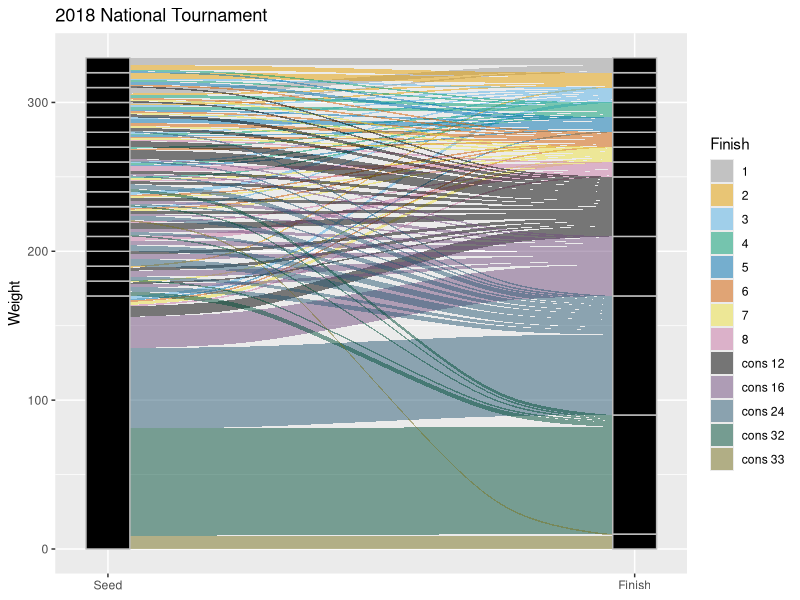
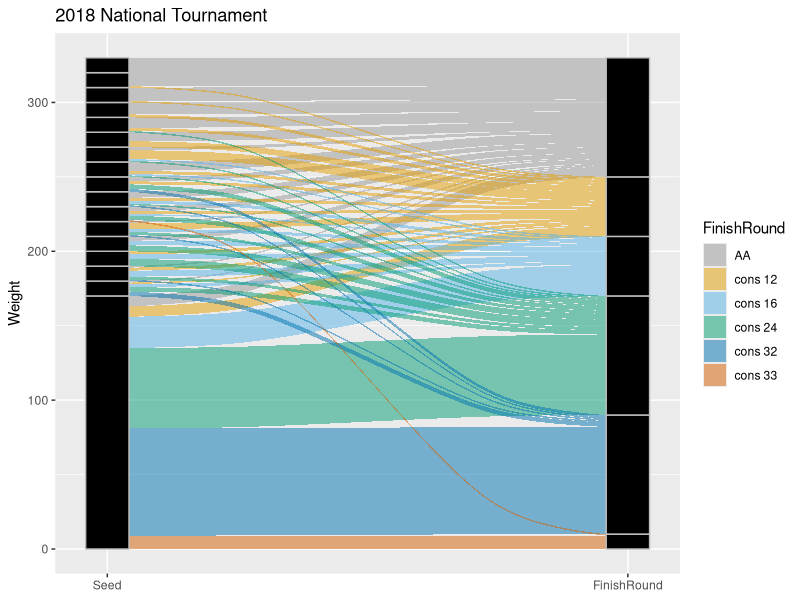
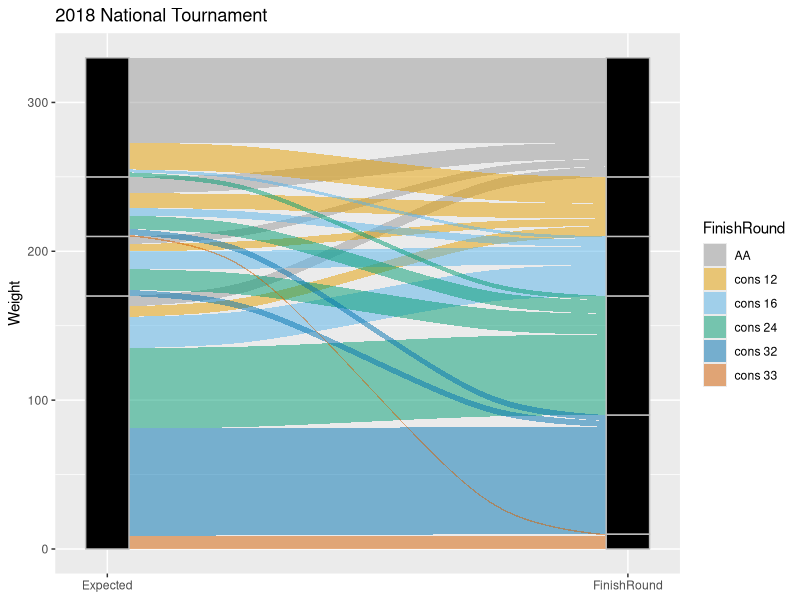
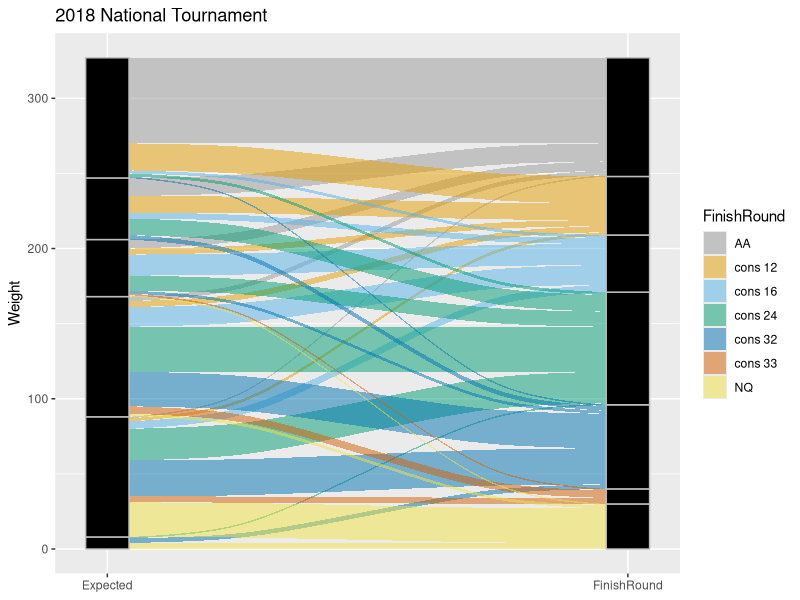
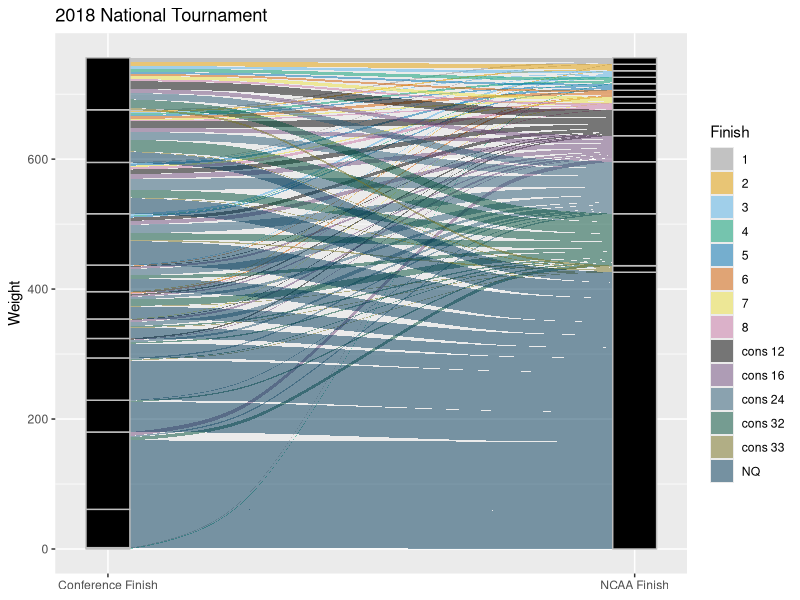
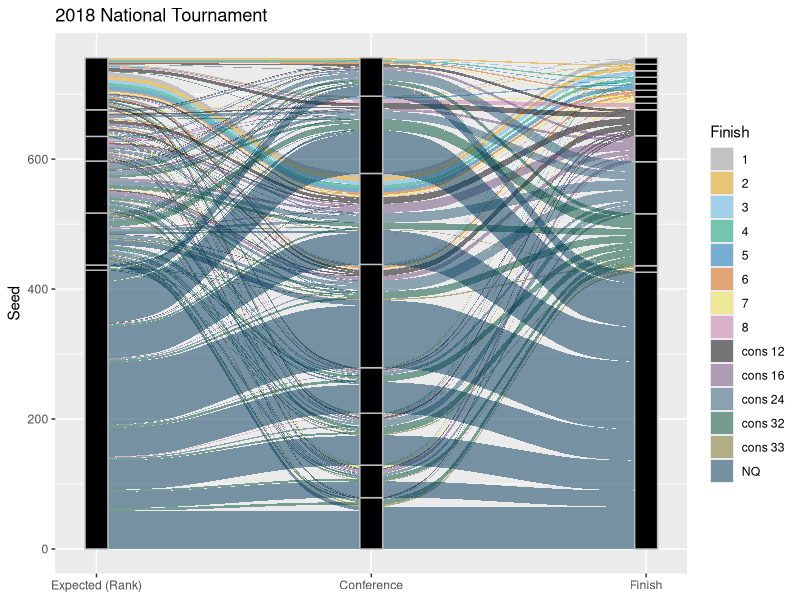
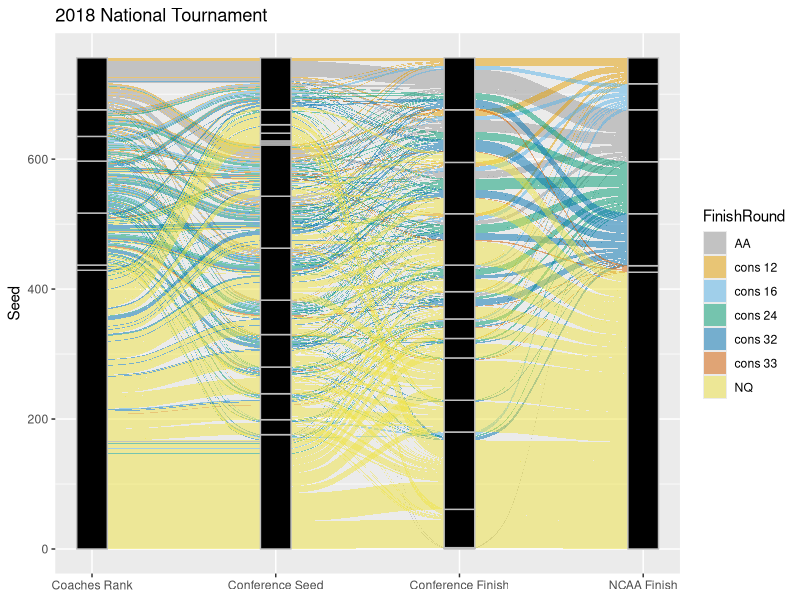

Source code (R) for these figures, in order:
## ---- chunk 1
knitr::opts_chunk$set(echo = TRUE)
cbPalette <- c("#999999", "#E69F00", "#56B4E9", "#009E73", "#0072B2", "#D55E00", "#F0E442","#CC79A7","#000000","#734f80", "#2b5a74", "#004f39", "#787221", "#003959", "#6aaf00", "#663cd3")
library(ggalluvial)
library(ggplot2)
## ---- chunk 2
rankings.dat <-read.csv("./ncaa2018.csv",header=TRUE)
summary(rankings.dat$Finish)
## ---- chunk 3
table(rankings.dat$Finish,rankings.dat$Seed)
## ---- chunk 4
seeds.dat <- rankings.dat[rankings.dat$Seed!="NQ",]
seeds.dat$Seed <- as.numeric(as.character(seeds.dat$Seed))
seeds.dat$Seed[is.na(seeds.dat$Seed)] <- 17
## ---- chunk 5
alluv.dat <- aggregate(Weight ~ Finish + Seed, data=seeds.dat, FUN = "length")
## ---- chunk 6
ggplot(as.data.frame(alluv.dat),
       aes(y = Weight, axis1 = Seed, axis2 = Finish)) +
  geom_alluvium(aes(fill = Finish), width = 1/12) +
  geom_stratum(width = 1/12, fill = "black", color = "grey") +
  geom_label(stat = "stratum", label.strata = TRUE) +
  scale_x_discrete(limits = c("Seed", "Finish"), expand = c(.05, .05)) +
  scale_fill_manual(values=c(cbPalette,cbPalette,cbPalette)) +    
  ggtitle("2018 National Tournament")
## ---- chunk 7
seeds.dat$Finish <- as.character(seeds.dat$Finish)
seeds.dat$FinishRound <- seeds.dat$Finish
seeds.dat$FinishRound[seeds.dat$Finish %in% as.character(1:8)] <- 'AA'
alluv.dat <- aggregate(Weight ~ FinishRound + Seed, data=seeds.dat, FUN = "length")
## ---- chunk 8
ggplot(as.data.frame(alluv.dat),
       aes(y = Weight, axis1 = Seed, axis2 = FinishRound)) +
  geom_alluvium(aes(fill = FinishRound), width = 1/12) +
  geom_stratum(width = 1/12, fill = "black", color = "grey") +
  geom_label(stat = "stratum", label.strata = TRUE) +
  scale_x_discrete(limits = c("Seed", "FinishRound"), expand = c(.05, .05)) +
  scale_fill_manual(values=c(cbPalette,cbPalette,cbPalette)) +
  ggtitle("2018 National Tournament")
## ---- chunk 9
expected.round <- function(value,max.qual=33) {
    if(!is.numeric(value)) {
      value <- as.character(value)
      if(value=='NR' || value == 'NS' || value == 'NQ') {
        return('E[NQ]')
      } else {
        value <- as.numeric(value)
      }
    }
    if(is.na(value)) {
      return('E[NQ]')
    } else if(value > max.qual) {
      return('E[NQ]')
    } else if(value == 33) {
      return('E[cons 33]')
    } else if(value > 24) {
      return('E[cons 32]')
    } else if(value > 16) {
      return('E[cons 24]')
    } else if(value > 12) {
      return('E[cons 16]')
    } else if(value>8) {
      return('E[cons 12]')
    } else {
      return('E[AA]')
      #return(value)
    }
}
## ---- chunk 10
seeds.dat$Expected <- mapply(expected.round,seeds.dat[,'Seed'])
## ---- chunk 11
alluv.dat <- aggregate(Weight ~ FinishRound + Expected, data=seeds.dat, FUN = "length")
## ---- chunk 12
ggplot(as.data.frame(alluv.dat),
       aes(y = Weight, axis1 = Expected, axis2 = FinishRound)) +
  geom_alluvium(aes(fill = FinishRound), width = 1/12) +
  geom_stratum(width = 1/12, fill = "black", color = "grey") +
  geom_label(stat = "stratum", label.strata = TRUE) +
  scale_x_discrete(limits = c("Expected", "FinishRound"), expand = c(.05, .05)) +
  scale_fill_manual(values=c(cbPalette,cbPalette,cbPalette)) +
  ggtitle("2018 National Tournament")
## ---- chunk 13
coaches.dat <- rankings.dat
coaches.dat$Coaches <- as.numeric(as.character(coaches.dat$Coaches))
coaches.dat <- coaches.dat[!is.na(coaches.dat$Coaches),] 

coaches.dat$Expected <- mapply(expected.round,coaches.dat[,'Coaches'])

coaches.dat$FinishRound <- as.character(coaches.dat$Finish)
coaches.dat$FinishRound[coaches.dat$Finish %in% as.character(1:8)] <- 'AA'
alluv.dat <- aggregate(Weight ~ FinishRound + Expected, data=coaches.dat, FUN = "length")
## ---- chunk 14
ggplot(as.data.frame(alluv.dat),
       aes(y = Weight, axis1 = Expected, axis2 = FinishRound)) +
  geom_alluvium(aes(fill = FinishRound), width = 1/12) +
  geom_stratum(width = 1/12, fill = "black", color = "grey") +
  geom_label(stat = "stratum", label.strata = TRUE) +
  scale_x_discrete(limits = c("Expected", "FinishRound"), expand = c(.05, .05)) +
  scale_fill_manual(values=c(cbPalette,cbPalette,cbPalette)) +
  ggtitle("2018 National Tournament")
## ---- chunk 15
conference.dat <- rankings.dat[rankings.dat$ConfFinish!="",]
conference.dat$Expected <- mapply(expected.round,conference.dat[,'Coaches'])
conference.dat$FinishRound <- as.character(conference.dat$Finish)
conference.dat$FinishRound[conference.dat$Finish %in% as.character(1:8)] <- 'AA'

alluv.dat <- aggregate(Weight ~ Finish + ConfFinish, data=conference.dat, FUN = "length")

## ---- chunk 16
ggplot(as.data.frame(alluv.dat),
       aes(y = Weight, axis1 = ConfFinish, axis2 = Finish)) +
  geom_alluvium(aes(fill = Finish), width = 1/12) +
  geom_stratum(width = 1/12, fill = "black", color = "grey") +
  geom_label(stat = "stratum", label.strata = TRUE) +
  scale_x_discrete(limits = c("Conference Finish", "NCAA Finish"), expand = c(.05, .05)) +
  scale_fill_manual(values=c(cbPalette,cbPalette,cbPalette)) +
  ggtitle("2018 National Tournament")
## ---- chunk 17
ggplot(as.data.frame(aggregate(Seed ~ Finish + Expected + Conference, data=conference.dat, FUN = "length")),
       aes(y = Seed, axis2 = Conference, axis1 = Expected, axis3 = Finish)) +
  geom_alluvium(aes(fill = Finish), width = 1/12) +
  geom_stratum(width = 1/12, fill = "black", color = "grey") +
  geom_label(stat = "stratum", label.strata = TRUE) +
  scale_x_discrete(limits = c("Expected (Rank)", "Conference", "Finish"), expand = c(.05, .05)) +
  scale_fill_manual(values=c(cbPalette,cbPalette,cbPalette)) + scale_color_manual(values=c(cbPalette,cbPalette,cbPalette)) +
  ggtitle("2018 National Tournament")
## ---- chunk 18

ggplot(as.data.frame(aggregate(Seed ~ FinishRound + Expected + ConfSeed + ConfFinish, data=conference.dat, FUN = "length")),
       aes(y = Seed, axis2 = ConfSeed, axis3 = ConfFinish, axis1 = Expected, axis4=FinishRound)) +
  geom_alluvium(aes(fill = FinishRound), width = 1/6) +
  geom_stratum(width = 1/6, fill = "black", color = "grey") +
  geom_label(stat = "stratum", label.strata = TRUE) +
  scale_x_discrete(limits = c("Coaches Rank", "Conference Seed", "Conference Finish",  "NCAA Finish"), expand = c(.05, .05)) +
  scale_fill_manual(values=c(cbPalette,cbPalette,cbPalette)) + scale_color_manual(values=c(cbPalette,cbPalette,cbPalette)) +
  ggtitle("2018 National Tournament")
